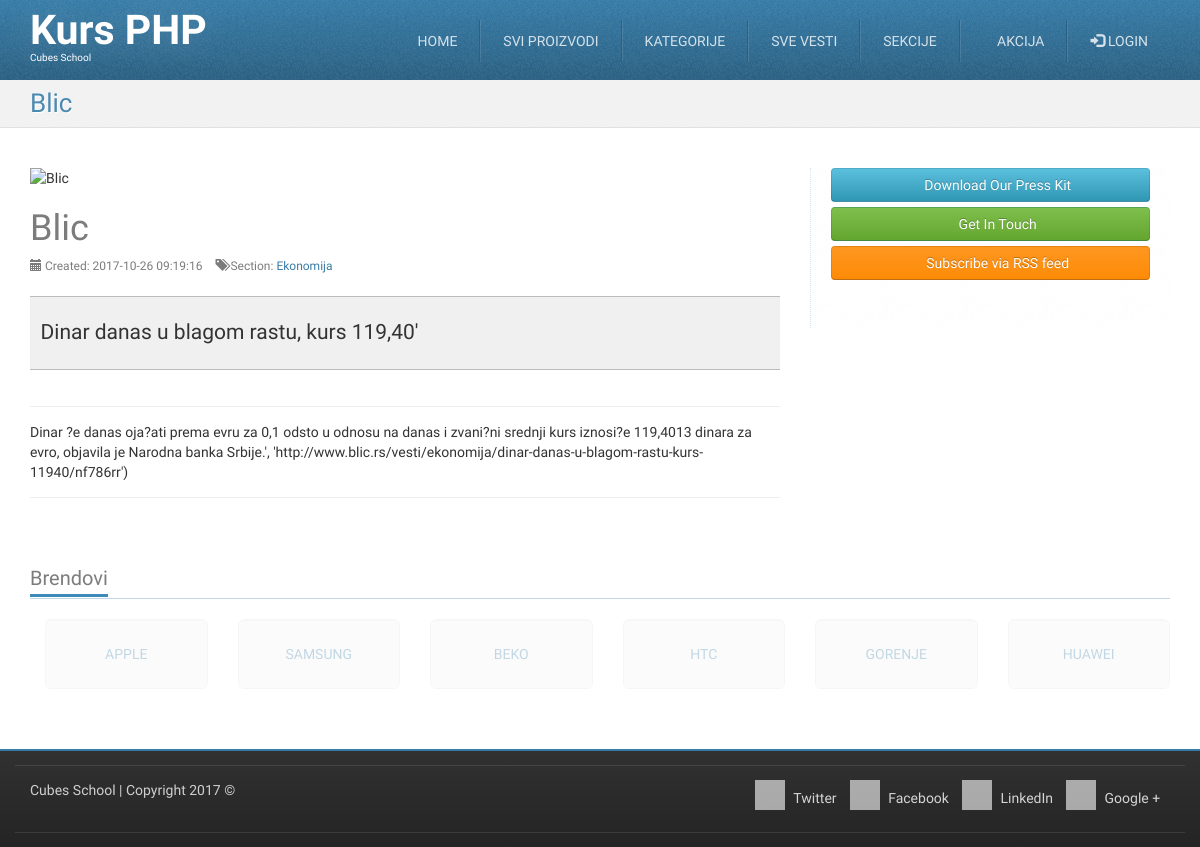
Page /one-news.php?id=3183 on the committed database.
### tables this page shows
CREATE TABLE `news` (
  `id` int(11) NOT NULL,
  `section_id` int(11) NOT NULL,
  `title` varchar(255) NOT NULL,
  `photo_filename` varchar(255) DEFAULT NULL,
  `description` text,
  `content` longtext,
  `created_at` datetime DEFAULT NULL
);

CREATE TABLE `sections` (
  `id` int(11) NOT NULL,
  `title` varchar(255) NOT NULL
);

### one-news.php (called while the page is built, shortened)
<?php
require_once __DIR__ . '/models/m_news.php';
$id = (int) $_GET['id'];
$new = newsFetchOneById($id);
require_once __DIR__ . '/views/layout/header.php';
require_once __DIR__ . '/views/templates/t_one-news.php';
require_once __DIR__ . '/views/layout/footer.php';

### models/m_database.php (called while the page is built, shortened)
<?php
function dbGetLink() {
	static $link;
	if (!isset($link)) {
		$link = mysqli_connect('127.0.0.1', 'cubes', 'cubes', 'cubesphp');
	}
	return $link;
}
function dbEscape($value) {
	$link = dbGetLink();
	return mysqli_real_escape_string($link, $value);
}
function dbQuery($query) {
	$link = dbGetLink();
	$result = mysqli_query($link, $query);
	return $result;
}
function dbFetchOne($query) {
	$result = dbQuery($query);
	return mysqli_fetch_assoc($result);
}

### models/m_news.php (called while the page is built, shortened)
<?php
require_once __DIR__ . '/m_database.php';
function newsFetchOneById($id) {
    $query = "SELECT `news`.*, "
            . "`sections`.`title` AS section_title  "
            . "FROM `news` "
            . "LEFT JOIN `sections` ON `news`.`section_id` = `sections`.`id` "
            . "WHERE `news`.`id` = '" . dbEscape($id) . "'";
    return dbFetchOne($query);
}

### views/templates/t_one-news.php (the view)
<div id="highlighted">
    <div class="container">
        <div class="header">
            <h2 class="page-title">
                <span><?php echo htmlspecialchars($new['title']); ?></span>
            </h2>
        </div>
    </div>
</div>
<div id="content" class="demos">
    <div class="container">
        <div class="row">
            <div class="col-md-8 blog-post">
                <div class="media">
                    <img src="/uploads/news/<?php echo htmlspecialchars($new['photo_filename']); ?>" alt="<?php echo htmlspecialchars($new['title']); ?>" class="media-object" />
                    <div class="media-body">
                        <h1><?php echo htmlspecialchars($new['title']); ?></h1>
                        <ul class="list-inline meta text-muted">
                            <li>
                                <i class="glyphicon glyphicon-calendar"></i>
                                <span class="visible-desktop">Created:</span>
                                <?php echo htmlspecialchars($new['created_at']); ?>
                            </li>
                            <li>
                                <i class="glyphicon glyphicon-tags"></i> <span class="visible-md-inline visible-lg-inline">Section:</span>
                                <a href="/news-section.php?id=<?php echo $new['section_id'] ?>">   <?php echo htmlspecialchars($new['section_title']); ?></a>
                            </li>
                        </ul>
                        <p class="lead"><?php echo htmlspecialchars($new['description']); ?></p>
                    </div>
                </div>
                <div class="media">
                    <?php echo htmlspecialchars($new['content']); ?>
                </div>
            </div>
            <div class="col-md-4 sidebar sidebar-right">
                <div class="inner">
                    <div class="block">
                        <a href="#" class="btn btn-block btn-info"><i class="fa fa-download"></i> Download Our Press Kit</a>
                        <a href="#" class="btn btn-block btn-success"><i class="fa fa-envelope-o"></i> Get In Touch</a>
                        <a href="#" class="btn btn-block btn-warning"><i class="fa fa-rss"></i> Subscribe via RSS feed</a>
                    </div>
                </div>
            </div>
        </div>
    </div>
</div>

### skins/tema/css/colour-blue.css (style rules this page uses)
body a { color: #377ca8; text-decoration: none; }
body #highlighted { border-bottom-color: #e1e1e1; background-color: #f2f2f2; color: #377ca8; text-shadow: 1px 1px 1px #ffffff; }
body .header .page-title { color: rgba(55, 124, 168, 0.9); }
@media (min-width: 992px) { body .sidebar.sidebar-right .inner { border-left-color: rgba(55, 124, 168, 0.2); } }

### rows in the picture
news: title "Blic", created_at "2017-10-26 09:19:16", section.title "Ekonomija", description "Dinar danas u blagom rastu, kurs 119,40'", content "Dinar ?e danas oja?ati prema evru za 0,1 odsto u odnosu na danas i zvani?ni srednji kurs iznosi?e 119,4013 dinara za evro, objavila je Narodna banka Srbije.', 'http://www.blic.rs/vesti/ekonomija/dinar-danas-u-blagom-rastu-kurs-11940/nf786rr')"
